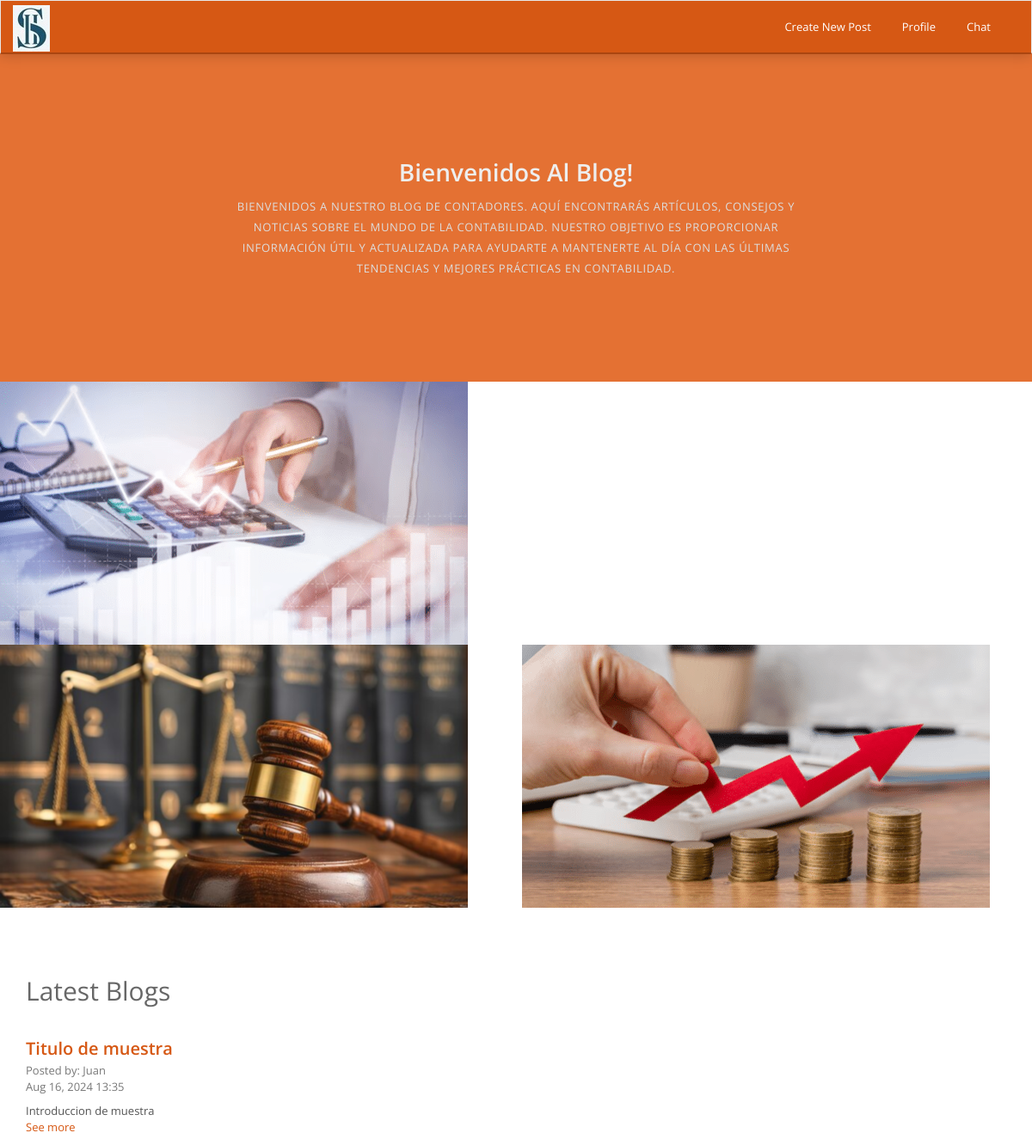
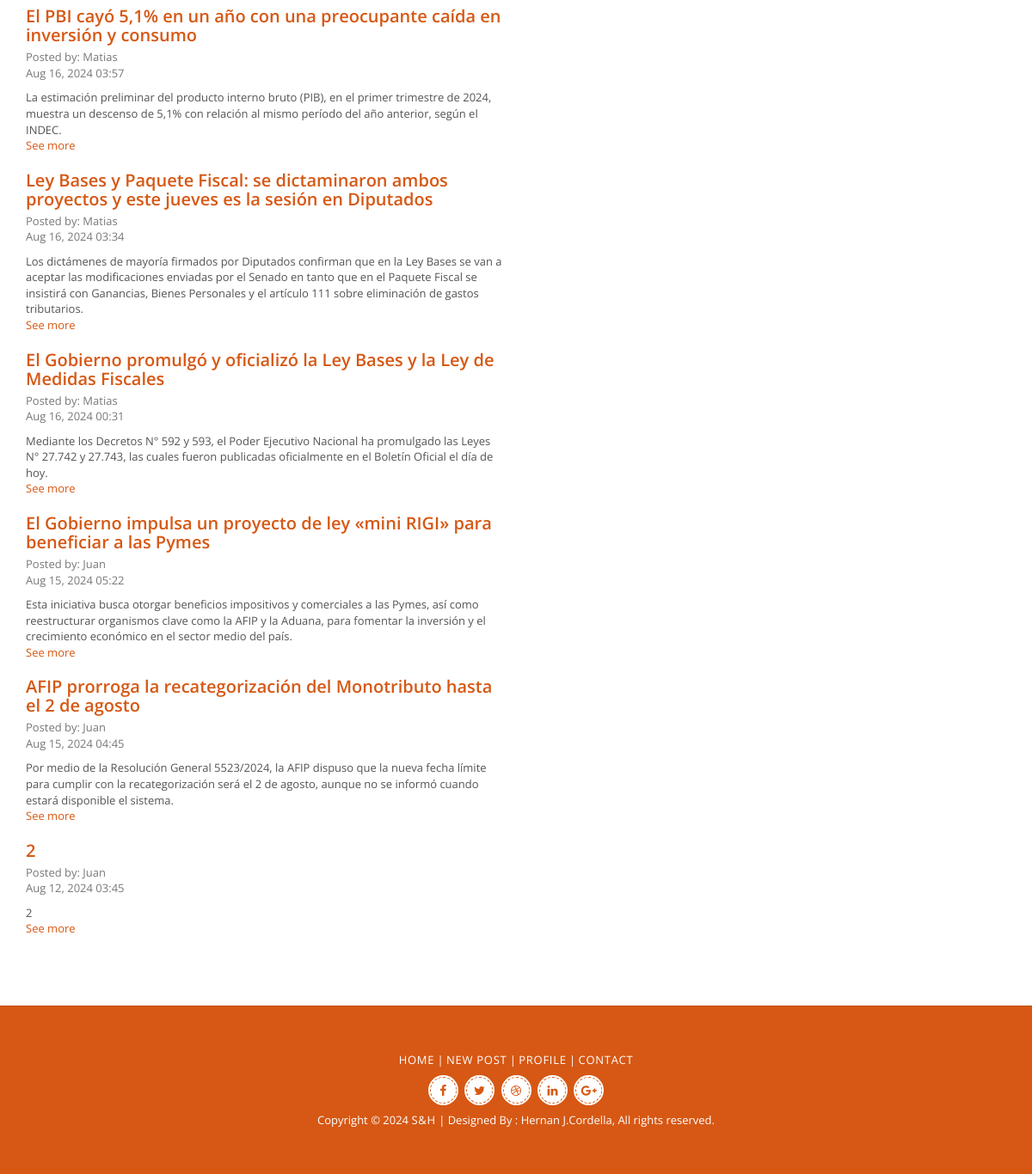
Screenshot of /blog/ with the database file from the repository (2 pictures, top to bottom).
### appcoder/models.py (models this page shows, shortened)
class Post(models.Model):
    title = models.CharField(max_length=200)
    introduction = models.TextField(blank=True, null=True)
    content = models.TextField()
    user = models.ForeignKey(User, on_delete=models.CASCADE)
    created_at = models.DateTimeField(auto_now_add=True)
    image = models.ImageField(upload_to='post_images/', blank=True, null=True)

### appcoder/views.py (the view, shortened to what this page needs)
# urls.py: path('blog/', blog, name='blog'),
def blog(request):
    posts = Post.objects.all().order_by('-created_at')
    return render(request, "appcoder/blog.html", {'posts': posts})

### appcoder/templates/appcoder/blog.html (shortened to what this page needs)
{% extends 'appcoder/baseblog.html' %}
{% load static %}
{% block contentblog %}
			<div class="banner">
				<div class="container">
					<h2>Bienvenidos al Blog!</h2>
					<p>Bienvenidos a nuestro blog de contadores. Aquí encontrarás artículos, consejos y noticias sobre el mundo de la contabilidad. Nuestro objetivo es proporcionar información útil y actualizada para ayudarte a mantenerte al día con las últimas tendencias y mejores prácticas en contabilidad.</p>
				</div>
			</div>
			<div class="image-container">
				<img class="img-responsive" src="{% static 'appcoder/assets/img/vademecum-tributario-argentino-2024-544x306.jpg' %}" alt="Blog" /> <img class="img-responsive" src="{% static 'appcoder/assets/img/jurisprudencia-fallo-sentencia-justicia-544x306.jpg' %}" alt="Blog" />  <img class="img-responsive" src="{% static 'appcoder/assets/img/incremento-patrimonial-ganancias-544x306.jpg' %}" alt="Blog" />
			</div>
			<div class="blog" id="blog">
				<div class="container">
					<div class="default-heading">
						<h2>Latest Blogs</h2>
					</div>
					<div class="row">
						<div class="col-md-6 col-sm-6">
							<div class="entry">
								{% for post in posts %}
								<h3><a href="{% url 'post_detail' post.id %}"><div class="post-header">{{ post.title }}</div></a></h3>
								<span class="meta">
									<div>Posted by: {{ post.user.username }}</div>
                                    <div>{{ post.created_at|date:"M d, Y H:i" }}</div>
								</span>
								<p> <div class="post-body">{{ post.introduction }}</div>  </p>
								<h10><a href="{% url 'post_detail' post.id %}">See more</a></h10>
								{% endfor %}
							</div>
						</div>
				</div>
			</div>
{% endblock %}

### appcoder/templates/appcoder/baseblog.html (shortened to what this page needs)
{% load static %}
<!DOCTYPE html>
<html>
	<head>
		<link href="{% static 'appcoder/css/bootstrap_blog.min.css' %}" rel="stylesheet">
		<link href="{% static 'appcoder/css/font-awesome_blog.min.css' %}" rel="stylesheet">
		<link href="{% static 'appcoder/css/styleblog.css' %}" rel="stylesheet">
	</head>
	<body>
		<div class="wrapper">
			<header>
				<nav class="navbar navbar-default" role="navigation">
					<div class="container">
						<div class="navbar-header">
							<a class="navbar-brand" href="{% url 'blog' %}"><img class="img-responsive" src="{% static 'appcoder/assets/img/shlogo.jpg' %}" alt="Logo" /></a>
						</div>
						<div class="collapse navbar-collapse" id="bs-example-navbar-collapse-1">
							<ul class="nav navbar-nav navbar-right">
								<li><a href="{% url 'newpost' %}">Create New Post</a></li>
								<li><a href="{% url 'profile' %}">Profile</a></li>
								<li><a href="{% url 'workingpage' %}">Chat</a></li>
							</ul>
						</div>
					</div>
				</nav>
			</header>
{% block contentblog %}
{% endblock %}
			<footer>
				<div class="container">
					<p><a href="{% url 'blog' %}">Home</a> | <a href="{% url 'newpost' %}">New Post</a> | <a href="{% url 'profile' %}">Profile</a> | <a href="#contact">Contact</a></p>
					<div class="social">
						<a href="{% url 'workingpage' %}"><i class="fa fa-facebook"></i></a>
						<a href="{% url 'workingpage' %}"><i class="fa fa-twitter"></i></a>
						<a href="{% url 'workingpage' %}"><i class="fa fa-dribbble"></i></a>
						<a href="{% url 'workingpage' %}"><i class="fa fa-linkedin"></i></a>
						<a href="{% url 'workingpage' %}"><i class="fa fa-google-plus"></i></a>
					</div>
					<p class="copy-right">Copyright &copy; 2024 <a href="#">S&H</a> | Designed By : Hernan J.Cordella, All rights reserved. </p>
				</div>
			</footer>
		</div>
	</body>
</html>

### appcoder/static/appcoder/css/styleblog.css (style rules this page uses)
body { font-family: 'Open Sans', Sans Serif; font-weight: 400; color: #545454; -webkit-font-smoothing: antialiased; }
h1,h2,h3,h4,h5,h6 { font-family: 'Open Sans', Sans Serif; font-weight: 600; }
p { margin:0; padding:0; color: #787878; }
a { text-decoration: none; color: #d65814; }
header .navbar { margin: 0; background: #d65814; border-radius: 0; border-bottom: 2px solid rgba(0,0,0,0.2); box-shadow: 0 1px 15px rgba(0,0,0,0.2); }
header .navbar-default .navbar-nav>li>a { margin: 15px 3px; padding-top: 6px; color: #fff; padding-bottom: 6px; border-radius: 2px; }
header .navbar-brand { padding: 0; height: auto; }
header .navbar-brand img { position: relative; top: 5px; max-width: 165px; }
.banner { background: #e47133; padding-top: 120px; padding-bottom: 120px; text-align: center; }
.banner h2 { margin-top: 0; margin-bottom: 0; font-size: 28px; line-height: 35px; color: #eee; text-transform: capitalize; }
.banner p { max-width: 700px; margin: 0 auto; margin-top: 10px; font-size: 13px; line-height: 24px; color: #ddd; text-transform: uppercase; letter-spacing: 0.055em; }
.default-heading { margin-top: 20px; margin-bottom: 10px; }
.default-heading h2 { margin-top: 0; font-size: 30px; color: #676767; font-weight: 400; }
.blog { padding-top: 60px; }
.blog .entry { max-width: 600px; margin: 0 auto; margin-top: 30px; }
.blog .entry h3 { margin-top: 20px; margin-bottom: 5px; font-size: 20px; }
.blog .entry .meta { display: block; margin-bottom: 10px; font-size: 13px; color: #787878; }
.blog .entry p { font-size: 13px; line-height: 23px; }
footer { margin-top: 80px; padding: 50px 0; background: #d65814; text-align: center; border-top: 1px solid rgba(0,0,0,0.1); }
footer p { font-size: 13px; line-height: 25px; color: #fff; }
footer p a { font-size: 13px; line-height: 24px; text-transform: uppercase; letter-spacing: 0.055em; color: #fff; }
footer .social a { display: inline-block; margin: 0 2px; margin-top: 5px; padding: 2px; width: 35px; height: 35px; line-height: 35px; background: #fff; font-size: 14px; border-radius: 50%; }
footer .social a i { display: block; width: 100%; height: 100%; line-height: 30px; border-radius: 50%; border: 1px dashed #d65814; }
footer .copy-right { margin-top: 5px; }

### appcoder/templates/appcoder/blog.html (style rules this page uses)
.image-container img { display: inline-block; vertical-align: top; max-width: 48%; margin-right: 5%; }
.image-container img:last-child { margin-right: 0; }

### rows the page displays
Post: title "Titulo de muestra", user.username "Juan", created_at "Aug 16, 2024 13:35", introduction "Introduccion de muestra"
Post: title "El PBI cayó 5,1% en un año con una preocupante caída en inversión y consumo", user.username "Matias", created_at "Aug 16, 2024 03:57", introduction "La estimación preliminar del producto interno bruto (PIB), en el primer trimestre de 2024, muestra un descenso de 5,1% con relación al mismo período del año anterior, según el INDEC."
Post: title "Ley Bases y Paquete Fiscal: se dictaminaron ambos proyectos y este jueves es la sesión en Diputados", user.username "Matias", created_at "Aug 16, 2024 03:34", introduction "Los dictámenes de mayoría firmados por Diputados confirman que en la Ley Bases se van a aceptar las modificaciones enviadas por el Senado en tanto que en el Paquete Fiscal se insistirá con Ganancias, Bienes Personales y el artículo 111 sobre eliminación de gastos tributarios."
Post: title "El Gobierno promulgó y oficializó la Ley Bases y la Ley de Medidas Fiscales", user.username "Matias", created_at "Aug 16, 2024 00:31", introduction "Mediante los Decretos N° 592 y 593, el Poder Ejecutivo Nacional ha promulgado las Leyes N° 27.742 y 27.743, las cuales fueron publicadas oficialmente en el Boletín Oficial el día de hoy."
Post: title "El Gobierno impulsa un proyecto de ley «mini RIGI» para beneficiar a las Pymes", user.username "Juan", created_at "Aug 15, 2024 05:22", introduction "Esta iniciativa busca otorgar beneficios impositivos y comerciales a las Pymes, así como reestructurar organismos clave como la AFIP y la Aduana, para fomentar la inversión y el crecimiento económico en el sector medio del país."
Post: title "AFIP prorroga la recategorización del Monotributo hasta el 2 de agosto", user.username "Juan", created_at "Aug 15, 2024 04:45", introduction "Por medio de la Resolución General 5523/2024, la AFIP dispuso que la nueva fecha límite para cumplir con la recategorización será el 2 de agosto, aunque no se informó cuando estará disponible el sistema."
Post: title "2", user.username "Juan", created_at "Aug 12, 2024 03:45", introduction "2"
